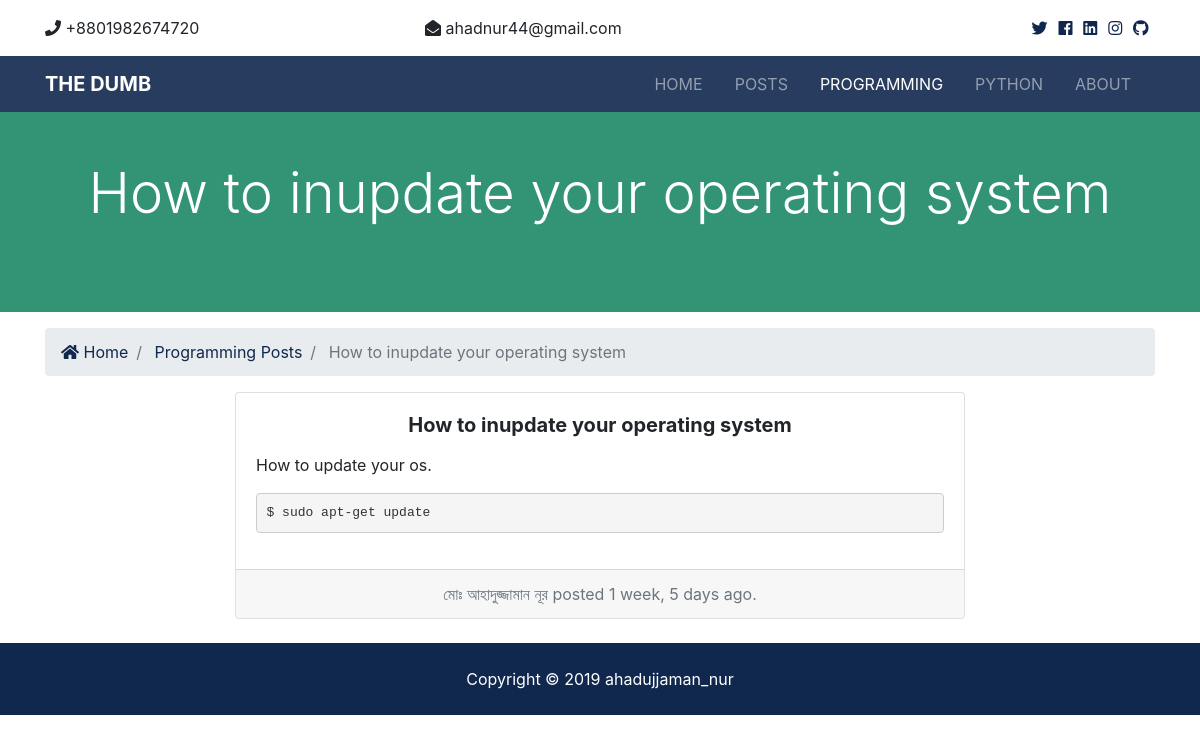
Screenshot of /programming/6/ with the database file from the repository.
### programming/models.py (models this page shows, shortened)
class Program(models.Model):
    title = models.CharField(max_length=100)
    author = models.CharField(max_length=100)
    body = models.TextField()
    date = models.DateTimeField(default=datetime.now, blank=True)
    is_published = models.BooleanField(default=True)

### programming/views.py (the view)
# urls.py: path('<int:program_id>/', views.programming_post, name='programming_post'),
def programming_post(request, program_id):
    program = get_object_or_404(Program, pk=program_id)
    context = {
        'program': program
    }
    return render(request, 'program/program_post.html', context)

### templates/program/program_post.html (shortened to what this page needs)
{% extends 'base.html' %}
{% load humanize %}
{% block content %}
  <section id="showcase-inner" class="py-5 text-white">
    <div class="container">
      <div class="row text-center">
        <div class="col-md-12">
          <h1 class="display-4">{{ program.title }}</h1>
        </div>
      </div>
    </div>
  </section>
  <section id="bc" class="mt-3">
    <div class="container">
      <nav aria-label="breadcrumb">
        <ol class="breadcrumb">
          <li class="breadcrumb-item">
            <a href="{% url 'index' %}">
              <i class="fas fa-home"></i> Home</a>
          </li>
          <li class="breadcrumb-item">
            <a href="{% url 'programming' %}">Programming Posts</a>
          </li>
          <li class="breadcrumb-item active"> {{ program.title }}</li>
        </ol>
      </nav>
    </div>
  </section>
  <div class="container">
    <div class="row">
        <div class="col-lg-8 col-md-10 mx-auto">
            <div class="card text-center">
                <div class="card-body">
                  <h5 class="card-title"><b>{{ program.title }}</b></h5>
                  <div align="justify">
                    <p class="card-text">{{ program.body | safe }}</p>
                  </div>
                </div>
                <div class="card-footer text-muted">
                  {{ program.author }} posted {{ program.date | timesince }} ago.
                  <br>
                </div>
            </div>
        </div>
    </div>
    <br>
  </div>
{% endblock %}

### myblog/staticfiles/css/all.css (style rules this page uses)
.fa, .fas, .far, .fal, .fab { -moz-osx-font-smoothing: grayscale; -webkit-font-smoothing: antialiased; display: inline-block; font-style: normal; font-variant: normal; text-rendering: auto; line-height: 1; }
.fa-home:before { content: "\f015"; }
.fa, .fas { font-family: 'Font Awesome 5 Free'; font-weight: 900; }

### myblog/staticfiles/css/style.css (style rules this page uses)
pre { display: block; padding: 9.5px; margin: 0 0 10px; margin-bottom: 10px; font-size: 13px; line-height: 1.42857143; color: #333; word-break: break-all; word-wrap: break-word; background-color: #f5f5f5; border: 1px solid #ccc; border-radius: 4px; }
#showcase-inner { background: #7dcea0; position: relative; overflow: hidden; min-height: 200px; }
#showcase-inner::before { content: ''; position: absolute; top: 0; left: 0; min-height: 100%; width: 100%; background: rgba(32, 134, 107, 0.8); }

### rows the page displays
Program: title "How to inupdate your operating system", body "How to update your os. $ sudo apt-get update", author "মোঃ আহাদুজ্জামান নূর", date "1 week, 5 days"
